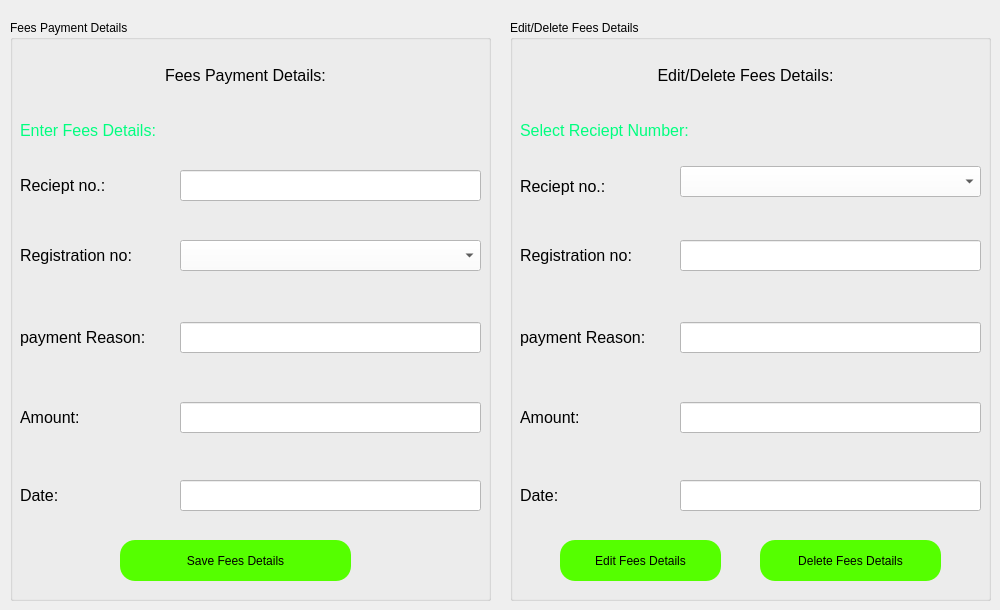
    <widget class="QWidget" name="tab_7">
     <attribute name="title">
      <string>Fees</string>
     </attribute>
     <widget class="QGroupBox" name="groupBox_5">
      <property name="geometry">
       <rect>
        <x>10</x>
        <y>20</y>
        <width>481</width>
        <height>581</height>
       </rect>
      </property>
      <property name="title">
       <string>Fees Payment Details</string>
      </property>
      <widget class="QLabel" name="label_84">
       <property name="geometry">
        <rect>
         <x>120</x>
         <y>40</y>
         <width>231</width>
         <height>31</height>
        </rect>
       </property>
       <property name="text">
        <string>&lt;html&gt;&lt;head/&gt;&lt;body&gt;&lt;p align=&quot;center&quot;&gt;&lt;span style=&quot; font-size:12pt;&quot;&gt;Fees Payment Details:&lt;/span&gt;&lt;/p&gt;&lt;/body&gt;&lt;/html&gt;</string>
       </property>
      </widget>
      <widget class="QLabel" name="l51">
       <property name="geometry">
        <rect>
         <x>10</x>
         <y>90</y>
         <width>461</width>
         <height>41</height>
        </rect>
       </property>
       <property name="styleSheet">
        <string notr="true">font: 75 12pt &quot;MS Shell Dlg 2&quot;;
color: rgb(0, 255, 127);</string>
       </property>
       <property name="text">
        <string>&lt;html&gt;&lt;head/&gt;&lt;body&gt;&lt;p&gt;&lt;span style=&quot; font-size:12pt; color:#00ff7f;&quot;&gt;Enter Fees Details:&lt;/span&gt;&lt;/p&gt;&lt;/body&gt;&lt;/html&gt;</string>
       </property>
      </widget>
      <widget class="QLabel" name="label_86">
       <property name="geometry">
        <rect>
         <x>10</x>
         <y>220</y>
         <width>151</width>
         <height>31</height>
        </rect>
       </property>
       <property name="text">
        <string>&lt;html&gt;&lt;head/&gt;&lt;body&gt;&lt;p&gt;&lt;span style=&quot; font-size:12pt;&quot;&gt;Registration no:&lt;/span&gt;&lt;/p&gt;&lt;/body&gt;&lt;/html&gt;</string>
       </property>
      </widget>
      <widget class="QComboBox" name="cb51">
       <property name="geometry">
        <rect>
         <x>170</x>
         <y>220</y>
         <width>301</width>
         <height>31</height>
        </rect>
       </property>
       <property name="styleSheet">
        <string notr="true">background-color: rgb(255, 255, 255);
font: 12pt &quot;MS Shell Dlg 2&quot;;</string>
       </property>
      </widget>
      <widget class="QLabel" name="label_87">
       <property name="geometry">
        <rect>
         <x>10</x>
         <y>302</y>
         <width>161</width>
         <height>31</height>
        </rect>
       </property>
       <property name="text">
        <string>&lt;html&gt;&lt;head/&gt;&lt;body&gt;&lt;p&gt;&lt;span style=&quot; font-size:12pt;&quot;&gt;payment Reason:&lt;/span&gt;&lt;/p&gt;&lt;/body&gt;&lt;/html&gt;</string>
       </property>
      </widget>
      <widget class="QLineEdit" name="tb52">
       <property name="geometry">
        <rect>
         <x>170</x>
         <y>302</y>
         <width>301</width>
         <height>31</height>
        </rect>
       </property>
       <property name="styleSheet">
        <string notr="true">background-color: rgb(255, 255, 255);
font: 12pt &quot;MS Shell Dlg 2&quot;;</string>
       </property>
       <property name="text">
        <string/>
       </property>
       <property name="echoMode">
        <enum>QLineEdit::Normal</enum>
       </property>
      </widget>
      <widget class="QLineEdit" name="tb53">
       <property name="geometry">
        <rect>
         <x>170</x>
         <y>382</y>
         <width>301</width>
         <height>31</height>
        </rect>
       </property>
       <property name="styleSheet">
        <string notr="true">background-color: rgb(255, 255, 255);
font: 12pt &quot;MS Shell Dlg 2&quot;;</string>
       </property>
       <property name="text">
        <string/>
       </property>
       <property name="echoMode">
        <enum>QLineEdit::Normal</enum>
       </property>
      </widget>
      <widget class="QLabel" name="label_88">
       <property name="geometry">
        <rect>
         <x>10</x>
         <y>382</y>
         <width>111</width>
         <height>31</height>
        </rect>
       </property>
       <property name="text">
        <string>&lt;html&gt;&lt;head/&gt;&lt;body&gt;&lt;p&gt;&lt;span style=&quot; font-size:12pt;&quot;&gt;Amount:&lt;/span&gt;&lt;/p&gt;&lt;/body&gt;&lt;/html&gt;</string>
       </property>
      </widget>
      <widget class="QPushButton" name="b51">
       <property name="geometry">
        <rect>
         <x>110</x>
         <y>520</y>
         <width>231</width>
         <height>41</height>
        </rect>
       </property>
       <property name="styleSheet">
        <string notr="true">background-color: rgb(85, 255, 0);
font: 12pt &quot;MS Shell Dlg 2&quot;;
border-radius:15px
</string>
       </property>
       <property name="text">
        <string>Save Fees Details</string>
       </property>
      </widget>
      <widget class="QLabel" name="label_89">
       <property name="geometry">
        <rect>
         <x>10</x>
         <y>150</y>
         <width>121</width>
         <height>31</height>
        </rect>
       </property>
       <property name="text">
        <string>&lt;html&gt;&lt;head/&gt;&lt;body&gt;&lt;p&gt;&lt;span style=&quot; font-size:12pt;&quot;&gt;Reciept no.:&lt;/span&gt;&lt;/p&gt;&lt;/body&gt;&lt;/html&gt;</string>
       </property>
      </widget>
      <widget class="QLineEdit" name="tb51">
       <property name="geometry">
        <rect>
         <x>170</x>
         <y>150</y>
         <width>301</width>
         <height>31</height>
        </rect>
       </property>
       <property name="styleSheet">
        <string notr="true">background-color: rgb(255, 255, 255);
font: 12pt &quot;MS Shell Dlg 2&quot;;</string>
       </property>
       <property name="text">
        <string/>
       </property>
       <property name="echoMode">
        <enum>QLineEdit::Normal</enum>
       </property>
      </widget>
      <widget class="QLineEdit" name="tb54">
       <property name="geometry">
        <rect>
         <x>170</x>
         <y>460</y>
         <width>301</width>
         <height>31</height>
        </rect>
       </property>
       <property name="styleSheet">
        <string notr="true">background-color: rgb(255, 255, 255);
font: 12pt &quot;MS Shell Dlg 2&quot;;</string>
       </property>
       <property name="text">
        <string/>
       </property>
       <property name="echoMode">
        <enum>QLineEdit::Normal</enum>
       </property>
      </widget>
      <widget class="QLabel" name="label_90">
       <property name="geometry">
        <rect>
         <x>10</x>
         <y>460</y>
         <width>111</width>
         <height>31</height>
        </rect>
       </property>
       <property name="text">
        <string>&lt;html&gt;&lt;head/&gt;&lt;body&gt;&lt;p&gt;&lt;span style=&quot; font-size:12pt;&quot;&gt;Date:&lt;/span&gt;&lt;/p&gt;&lt;/body&gt;&lt;/html&gt;</string>
       </property>
      </widget>
     </widget>
     <widget class="QGroupBox" name="groupBox_6">
      <property name="geometry">
       <rect>
        <x>510</x>
        <y>20</y>
        <width>481</width>
        <height>581</height>
       </rect>
      </property>
      <property name="title">
       <string>Edit/Delete Fees Details</string>
      </property>
      <widget class="QLabel" name="label_98">
       <property name="geometry">
        <rect>
         <x>120</x>
         <y>40</y>
         <width>231</width>
         <height>31</height>
        </rect>
       </property>
       <property name="text">
        <string>&lt;html&gt;&lt;head/&gt;&lt;body&gt;&lt;p align=&quot;center&quot;&gt;&lt;span style=&quot; font-size:12pt;&quot;&gt;Edit/Delete Fees Details:&lt;/span&gt;&lt;/p&gt;&lt;/body&gt;&lt;/html&gt;</string>
       </property>
      </widget>
      <widget class="QLabel" name="l52">
       <property name="geometry">
        <rect>
         <x>10</x>
         <y>90</y>
         <width>461</width>
         <height>41</height>
        </rect>
       </property>
       <property name="styleSheet">
        <string notr="true">font: 75 12pt &quot;MS Shell Dlg 2&quot;;
color: rgb(0, 255, 127);</string>
       </property>
       <property name="text">
        <string>&lt;html&gt;&lt;head/&gt;&lt;body&gt;&lt;p&gt;&lt;span style=&quot; font-size:12pt; color:#00ff7f;&quot;&gt;Select Reciept Number:&lt;/span&gt;&lt;/p&gt;&lt;/body&gt;&lt;/html&gt;</string>
       </property>
      </widget>
      <widget class="QLabel" name="label_100">
       <property name="geometry">
        <rect>
         <x>10</x>
         <y>220</y>
         <width>151</width>
         <height>31</height>
        </rect>
       </property>
       <property name="text">
        <string>&lt;html&gt;&lt;head/&gt;&lt;body&gt;&lt;p&gt;&lt;span style=&quot; font-size:12pt;&quot;&gt;Registration no:&lt;/span&gt;&lt;/p&gt;&lt;/body&gt;&lt;/html&gt;</string>
       </property>
      </widget>
      <widget class="QComboBox" name="cb52">
       <property name="geometry">
        <rect>
         <x>170</x>
         <y>146</y>
         <width>301</width>
         <height>31</height>
        </rect>
       </property>
       <property name="styleSheet">
        <string notr="true">background-color: rgb(255, 255, 255);
font: 12pt &quot;MS Shell Dlg 2&quot;;</string>
       </property>
      </widget>
      <widget class="QLabel" name="label_101">
       <property name="geometry">
        <rect>
         <x>10</x>
         <y>302</y>
         <width>161</width>
         <height>31</height>
        </rect>
       </property>
       <property name="text">
        <string>&lt;html&gt;&lt;head/&gt;&lt;body&gt;&lt;p&gt;&lt;span style=&quot; font-size:12pt;&quot;&gt;payment Reason:&lt;/span&gt;&lt;/p&gt;&lt;/body&gt;&lt;/html&gt;</string>
       </property>
      </widget>
      <widget class="QLineEdit" name="tb56">
       <property name="geometry">
        <rect>
         <x>170</x>
         <y>302</y>
         <width>301</width>
         <height>31</height>
        </rect>
       </property>
       <property name="styleSheet">
        <string notr="true">background-color: rgb(255, 255, 255);
font: 12pt &quot;MS Shell Dlg 2&quot;;</string>
       </property>
       <property name="text">
        <string/>
       </property>
       <property name="echoMode">
        <enum>QLineEdit::Normal</enum>
       </property>
      </widget>
      <widget class="QLineEdit" name="tb57">
       <property name="geometry">
        <rect>
         <x>170</x>
         <y>382</y>
         <width>301</width>
         <height>31</height>
        </rect>
       </property>
       <property name="styleSheet">
        <string notr="true">background-color: rgb(255, 255, 255);
font: 12pt &quot;MS Shell Dlg 2&quot;;</string>
       </property>
       <property name="text">
        <string/>
       </property>
       <property name="echoMode">
        <enum>QLineEdit::Normal</enum>
       </property>
      </widget>
      <widget class="QLabel" name="label_102">
       <property name="geometry">
        <rect>
         <x>10</x>
         <y>382</y>
         <width>111</width>
         <height>31</height>
        </rect>
       </property>
       <property name="text">
        <string>&lt;html&gt;&lt;head/&gt;&lt;body&gt;&lt;p&gt;&lt;span style=&quot; font-size:12pt;&quot;&gt;Amount:&lt;/span&gt;&lt;/p&gt;&lt;/body&gt;&lt;/html&gt;</string>
       </property>
      </widget>
      <widget class="QPushButton" name="b52">
       <property name="geometry">
        <rect>
         <x>50</x>
         <y>520</y>
         <width>161</width>
         <height>41</height>
        </rect>
       </property>
       <property name="styleSheet">
        <string notr="true">background-color: rgb(85, 255, 0);
font: 12pt &quot;MS Shell Dlg 2&quot;;
border-radius:15px
</string>
       </property>
       <property name="text">
        <string>Edit Fees Details</string>
       </property>
      </widget>
      <widget class="QLabel" name="label_103">
       <property name="geometry">
        <rect>
         <x>10</x>
         <y>151</y>
         <width>121</width>
         <height>31</height>
        </rect>
       </property>
       <property name="text">
        <string>&lt;html&gt;&lt;head/&gt;&lt;body&gt;&lt;p&gt;&lt;span style=&quot; font-size:12pt;&quot;&gt;Reciept no.:&lt;/span&gt;&lt;/p&gt;&lt;/body&gt;&lt;/html&gt;</string>
       </property>
      </widget>
      <widget class="QLineEdit" name="tb55">
       <property name="geometry">
        <rect>
         <x>170</x>
         <y>220</y>
         <width>301</width>
         <height>31</height>
        </rect>
       </property>
       <property name="styleSheet">
        <string notr="true">background-color: rgb(255, 255, 255);
font: 12pt &quot;MS Shell Dlg 2&quot;;</string>
       </property>
       <property name="text">
        <string/>
       </property>
       <property name="echoMode">
        <enum>QLineEdit::Normal</enum>
       </property>
      </widget>
      <widget class="QLineEdit" name="tb58">
       <property name="geometry">
        <rect>
         <x>170</x>
         <y>460</y>
         <width>301</width>
         <height>31</height>
        </rect>
       </property>
       <property name="styleSheet">
        <string notr="true">background-color: rgb(255, 255, 255);
font: 12pt &quot;MS Shell Dlg 2&quot;;</string>
       </property>
       <property name="text">
        <string/>
       </property>
       <property name="echoMode">
        <enum>QLineEdit::Normal</enum>
       </property>
      </widget>
      <widget class="QLabel" name="label_104">
       <property name="geometry">
        <rect>
         <x>10</x>
         <y>460</y>
         <width>111</width>
         <height>31</height>
        </rect>
       </property>
       <property name="text">
        <string>&lt;html&gt;&lt;head/&gt;&lt;body&gt;&lt;p&gt;&lt;span style=&quot; font-size:12pt;&quot;&gt;Date:&lt;/span&gt;&lt;/p&gt;&lt;/body&gt;&lt;/html&gt;</string>
       </property>
      </widget>
      <widget class="QPushButton" name="b53">
       <property name="geometry">
        <rect>
         <x>250</x>
         <y>520</y>
         <width>181</width>
         <height>41</height>
        </rect>
       </property>
       <property name="styleSheet">
        <string notr="true">background-color: rgb(85, 255, 0);
font: 12pt &quot;MS Shell Dlg 2&quot;;
border-radius:15px
</string>
       </property>
       <property name="text">
        <string>Delete Fees Details</string>
       </property>
      </widget>
     </widget>
    </widget>
